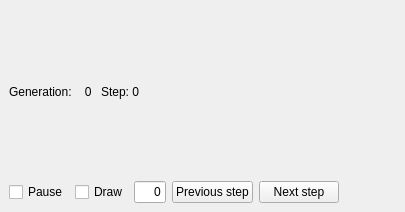
<?xml version="1.0" encoding="UTF-8"?>
<ui version="4.0">
 <class>gui</class>
 <widget class="QMainWindow" name="gui">
  <property name="geometry">
   <rect>
    <x>0</x>
    <y>0</y>
    <width>405</width>
    <height>212</height>
   </rect>
  </property>
  <property name="windowTitle">
   <string>evsim</string>
  </property>
  <widget class="QWidget" name="centralwidget">
   <layout class="QVBoxLayout" name="verticalLayout_3">
    <item>
     <layout class="QVBoxLayout" name="layout_main">
      <property name="sizeConstraint">
       <enum>QLayout::SetDefaultConstraint</enum>
      </property>
      <item>
       <layout class="QHBoxLayout" name="layout_stats">
        <item>
         <widget class="QLabel" name="generation">
          <property name="text">
           <string>Generation:    0 </string>
          </property>
         </widget>
        </item>
        <item>
         <widget class="QLabel" name="step">
          <property name="text">
           <string>Step: 0</string>
          </property>
         </widget>
        </item>
        <item>
         <spacer name="horizontalSpacer_3">
          <property name="orientation">
           <enum>Qt::Horizontal</enum>
          </property>
          <property name="sizeHint" stdset="0">
           <size>
            <width>40</width>
            <height>20</height>
           </size>
          </property>
         </spacer>
        </item>
       </layout>
      </item>
      <item>
       <layout class="QHBoxLayout" name="layout_state">
        <item>
         <widget class="QCheckBox" name="pause">
          <property name="text">
           <string>Pause</string>
          </property>
         </widget>
        </item>
        <item>
         <widget class="QCheckBox" name="draw">
          <property name="text">
           <string>Draw</string>
          </property>
         </widget>
        </item>
        <item>
         <widget class="QLineEdit" name="input_step">
          <property name="maximumSize">
           <size>
            <width>32</width>
            <height>16777215</height>
           </size>
          </property>
          <property name="inputMask">
           <string/>
          </property>
          <property name="text">
           <string>0</string>
          </property>
          <property name="alignment">
           <set>Qt::AlignRight|Qt::AlignTrailing|Qt::AlignVCenter</set>
          </property>
         </widget>
        </item>
        <item>
         <widget class="QPushButton" name="previous_step">
          <property name="text">
           <string>Previous step</string>
          </property>
         </widget>
        </item>
        <item>
         <widget class="QPushButton" name="next_step">
          <property name="text">
           <string>Next step</string>
          </property>
         </widget>
        </item>
        <item>
         <spacer name="horizontalSpacer_2">
          <property name="orientation">
           <enum>Qt::Horizontal</enum>
          </property>
          <property name="sizeHint" stdset="0">
           <size>
            <width>40</width>
            <height>20</height>
           </size>
          </property>
         </spacer>
        </item>
       </layout>
      </item>
     </layout>
    </item>
    <item>
     <layout class="QVBoxLayout" name="layout_species">
      <property name="spacing">
       <number>0</number>
      </property>
     </layout>
    </item>
   </layout>
  </widget>
 </widget>
 <resources/>
 <connections/>
</ui>
